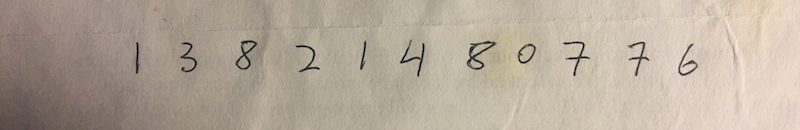
#> input picture caseStudyHandwritingRecognition/data/img1.jpg, 800 x 130 px
$ python sobelAndLaplacian.py --image ../caseStudyHandwritingRecognition/data/img1.jpg   (older library calls are emulated)
#> lines starting #> are read from the running program, lines starting #| are printed output that depends on the picture
import numpy as np
import argparse
import cv2

ap = argparse.ArgumentParser()
ap.add_argument('-i', '--image', required=True, help='Path to the image')
args = vars(ap.parse_args())

image = cv2.imread(args['image'])
#> image is the input picture: shape (130, 800, 3); mean B, G, R 154.4, 169.2, 181.1
image = cv2.cvtColor(image, cv2.COLOR_BGR2GRAY)
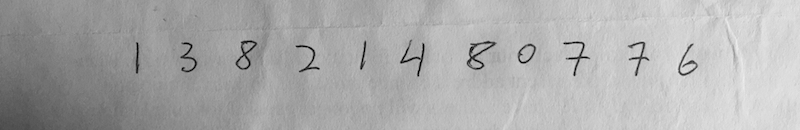
#> image: shape (130, 800); min 0, max 237, mean 171.1
cv2.imshow('Original', image)

lap = cv2.Laplacian(image, cv2.CV_64F)  # convert uint8 image to 64-bit floating point image
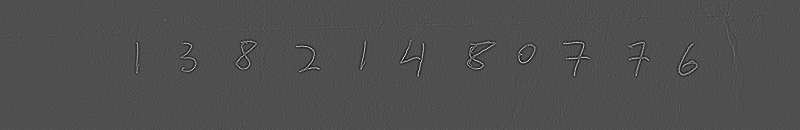
#> lap: shape (130, 800) float64; min -197, max 432, mean 0; drawn with min black and max white
lap = np.uint8(np.absolute(lap))
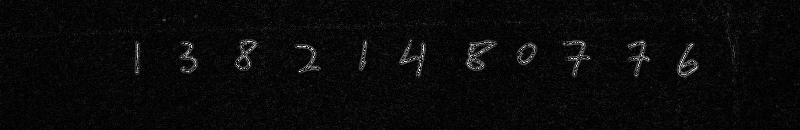
#> lap: shape (130, 800); min 0, max 255, mean 9.7
cv2.imshow('Laplacian', lap)
cv2.waitKey(0)

sobelX = cv2.Sobel(image, cv2.CV_64F, 1, 0)
sobelY = cv2.Sobel(image, cv2.CV_64F, 0, 1)
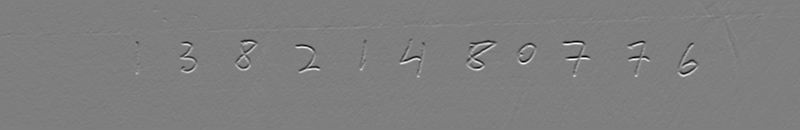
#> sobelY: shape (130, 800) float64; min -783, max 788, mean -0.4; drawn with min black and max white
sobelX = np.uint8(np.absolute(sobelX))
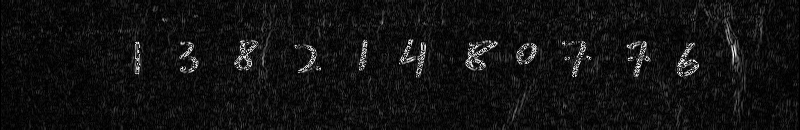
#> sobelX: shape (130, 800); min 0, max 255, mean 17.6
sobelY = np.uint8(np.absolute(sobelY))
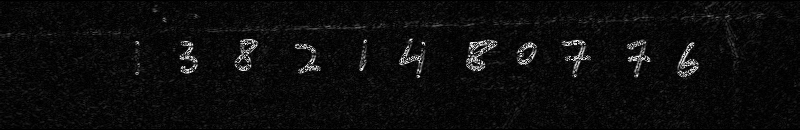
#> sobelY: shape (130, 800); min 0, max 255, mean 12.1
sobelCombined = cv2.bitwise_or(sobelX, sobelY)
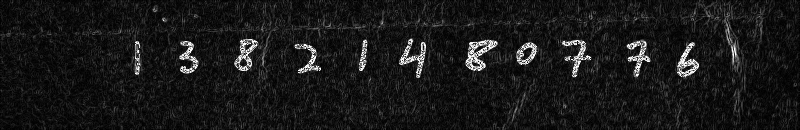
#> sobelCombined: shape (130, 800); min 0, max 255, mean 24.6
cv2.imshow('Sobel X', sobelX)
cv2.imshow('Sobel Y', sobelY)
cv2.imshow('Sobel Combined', sobelCombined)
cv2.waitKey(0)
